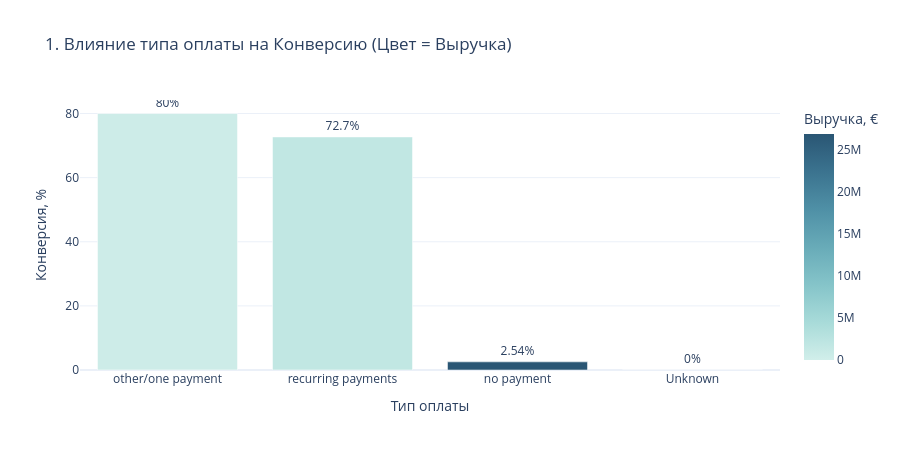

The notebook cell this image was saved under:
### Markdown cell above
---
## 11. Анализ платежей и продуктов

### Code cell
# 1. Используем нашу финальную витрину df_final
df_prod = df_final.copy()

# Подготовка текстовых полей (убираем пустоты для корректной группировки)
for col in ['payment_type', 'education_type', 'product']:
    df_prod[col] = df_prod[col].replace([None, 'nan', 'nan', ''], 'Unknown').astype(str)

# 2. Универсальная функция для расчета продуктовых метрик
def get_product_metrics(group_col):
    res = df_prod.groupby(group_col).agg(
        leads=('id_contact', 'count'),
        won=('is_buyer', 'sum'),
        revenue=('offer_total_amount', 'sum')
    ).reset_index()
    
    res['cr_%'] = (res['won'] / res['leads'] * 100).round(2)
    res['avg_check'] = np.where(res['won'] > 0, (res['revenue'] / res['won']).round(0), 0)
    # Отсекаем редкие значения (менее 5 лидов), чтобы не искажать статистику
    return res[res['leads'] > 5].copy()

# ==========================================
# БЛОК 1: ТИПЫ ОПЛАТЫ
# ==========================================
pay_df = get_product_metrics('payment_type').sort_values('cr_%', ascending=False)

fig1 = px.bar(
    pay_df, x='payment_type', y='cr_%', color='revenue', text='cr_%',
    color_continuous_scale='Teal',
    title='1. Влияние типа оплаты на Конверсию (Цвет = Выручка)',
    labels={'payment_type': 'Тип оплаты', 'cr_%': 'Конверсия, %', 'revenue': 'Выручка, €'}
)
fig1.update_traces(texttemplate='%{text}%', textposition='outside')
fig1.update_layout(template='plotly_white', height=450)
fig1.show()

print("📊 СТАТИСТИКА ПО ТИПАМ ОПЛАТЫ:")
display(pay_df.style.background_gradient(cmap='YlGn', subset=['cr_%'])
               .format({'revenue': '{:,.0f} €', 'avg_check': '{:,.0f} €'}))
print("-" * 100)

### Figure 1 — Plotly figure (JSON) as saved in the notebook; plotly's stock layout.template omitted (floating-point values rounded to 4 significant figures)
{"data": [{"hovertemplate": "Тип оплаты=%{x}<br>Конверсия, %=%{text}<br>Выручка, €=%{marker.color}<extra></extra>", "legendgroup": "", "marker": {"color": [488000.0, 1742000.0, 26860000.0, 0.0], "coloraxis": "coloraxis", "pattern": {"shape": ""}}, "name": "", "orientation": "v", "showlegend": false, "text": [80.0, 72.7, 2.54, 0.0], "textposition": "outside", "texttemplate": "%{text}%", "type": "bar", "x": ["other/one payment", "recurring payments", "no payment", "Unknown"], "xaxis": "x", "y": [80.0, 72.7, 2.54, 0.0], "yaxis": "y"}], "layout": {"barmode": "relative", "coloraxis": {"colorbar": {"title": {"text": "Выручка, €"}}, "colorscale": [[0, "rgb(209, 238, 234)"], [0.1667, "rgb(168, 219, 217)"], [0.3333, "rgb(133, 196, 201)"], [0.5, "rgb(104, 171, 184)"], [0.6667, "rgb(79, 144, 166)"], [0.8333, "rgb(59, 115, 143)"], [1, "rgb(42, 86, 116)"]]}, "height": 450, "legend": {"tracegroupgap": 0}, "title": {"text": "1. Влияние типа оплаты на Конверсию (Цвет = Выручка)"}, "xaxis": {"anchor": "y", "domain": [0, 1], "title": {"text": "Тип оплаты"}}, "yaxis": {"anchor": "x", "domain": [0, 1], "title": {"text": "Конверсия, %"}}}}
